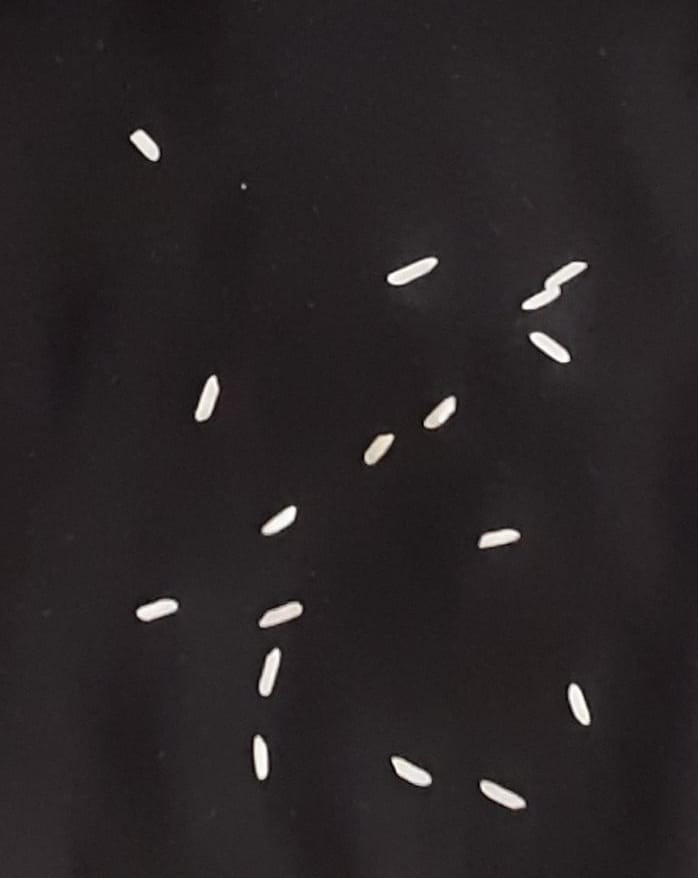
#> input picture ödev3/rice.jpg, 698 x 878 px
$ python 'python odev 3.py'
#> lines starting #> are read from the running program, lines starting #| are printed output that depends on the picture; after the words box and inside, x2 and y2 are one past the last pixel; in counts of white or black regions, pixels touching at a corner belong together
# opencv kütüphanesini içe aktar
import cv2

# görüntü dosyasının yolunu belirle
image_path = "rice.jpg"

# görüntüyü oku ve gri seviyeye dönüştür
image = cv2.imread (image_path)
#> image is the input picture: shape (878, 698, 3); mean B, G, R 38.4, 37.1, 41.9
gray = cv2.cvtColor (image, cv2.COLOR_BGR2GRAY)

# görüntüyü eşikle
thresh = cv2.threshold (gray, 0, 255, cv2.THRESH_BINARY + cv2.THRESH_OTSU) [1]
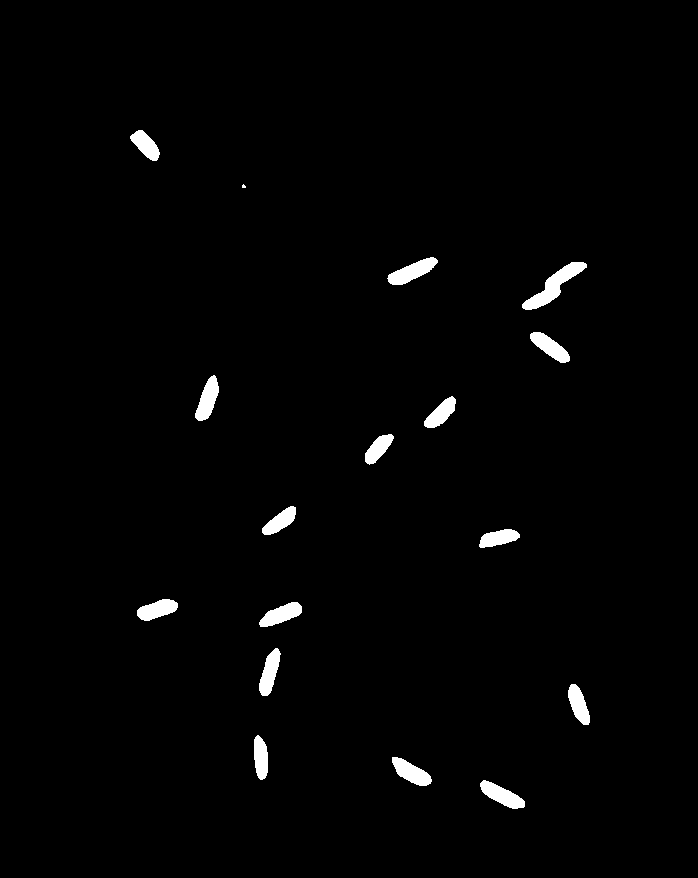
#> thresh: shape (878, 698); 1.6% white; 17 white regions (1 under 20 px), largest, box (x1, y1, x2, y2) and area: (522, 262, 587, 310) 1003, (387, 257, 438, 285) 697, (480, 780, 525, 809) 647

# eşiklenmiş görüntüdeki istenmeyen arka planları kaldırmak için morfolojik işlemler uygula
kernel = cv2.getStructuringElement (cv2.MORPH_ELLIPSE, (3, 3))
opening = cv2.morphologyEx (thresh, cv2.MORPH_OPEN, kernel)
#> opening: shape (878, 698); 1.6% white; 17 white regions (1 under 20 px)

# pirinç tanesi konturlarını bul
contours, hierarchy = cv2.findContours (opening, cv2.RETR_EXTERNAL, cv2.CHAIN_APPROX_SIMPLE)
#> contours = 17 contours, 1 with area under 20; largest, box (x1, y1, x2, y2) and area: (522, 262, 587, 310) 926, (387, 257, 438, 285) 640, (480, 780, 525, 809) 596, (195, 375, 219, 421) 574, (392, 757, 432, 786) 574

# pirinç tanesi sayısını hesapla
rice_count = len (contours)
#> rice_count = 17

# pirinç tanesi sayısını konsola yazdır
print ("Pirinç tanesi sayısı:", rice_count)
#| Pirinç tanesi sayısı: 17

# eşiklenmiş görüntüyü konsola yazdır
print ("Eşiklenmiş görüntü:")
print (thresh)
#> (printed output is left out)

# orijinal görüntü üzerine pirinç tanesi konturlarını çiz
cv2.drawContours (image, contours, -1, (0, 255, 0), 2)
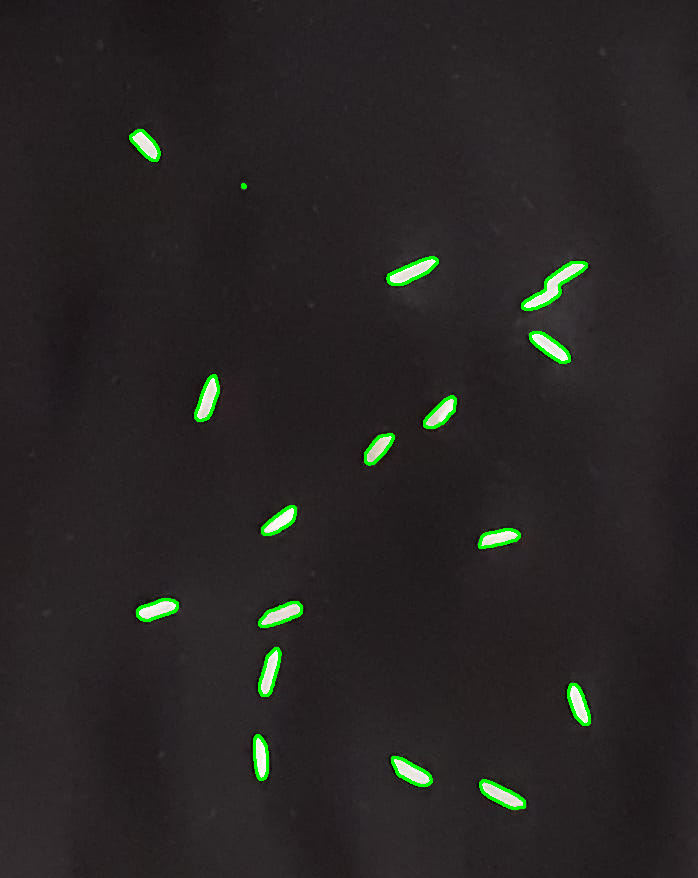
#> image: shape (878, 698, 3); 0.95% of pixels changed, all inside (x1, y1, x2, y2) = (129, 129, 591, 810)

# sonucu göster
cv2.imshow ("Sonuç", image)
cv2.waitKey (0)
cv2.destroyAllWindows ()

$ run again, with ödev3/Ekran görüntüsü 2023-11-26 142129.png saved as ödev3/rice.jpg
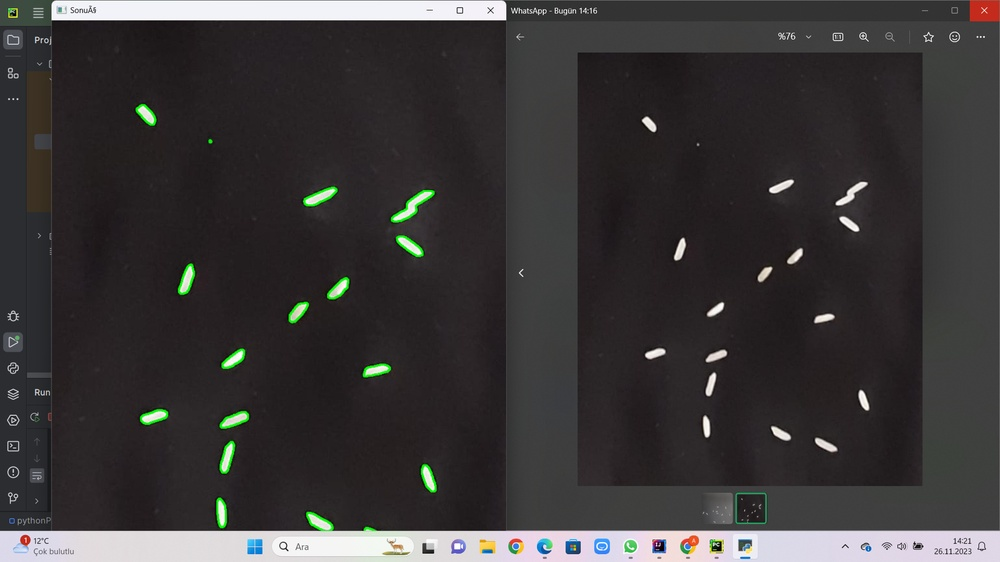
#> input picture ödev3/Ekran görüntüsü 2023-11-26 142129.png, 1000 x 562 px, shrunk from 1920 x 1080 before the run
#> image is the input picture: shape (562, 1000, 3); mean B, G, R 56.3, 56.1, 58.5
#> `thresh = cv2.threshold (gray, 0, 255, cv2.THRESH_BINARY + cv2.THRESH_O..`:
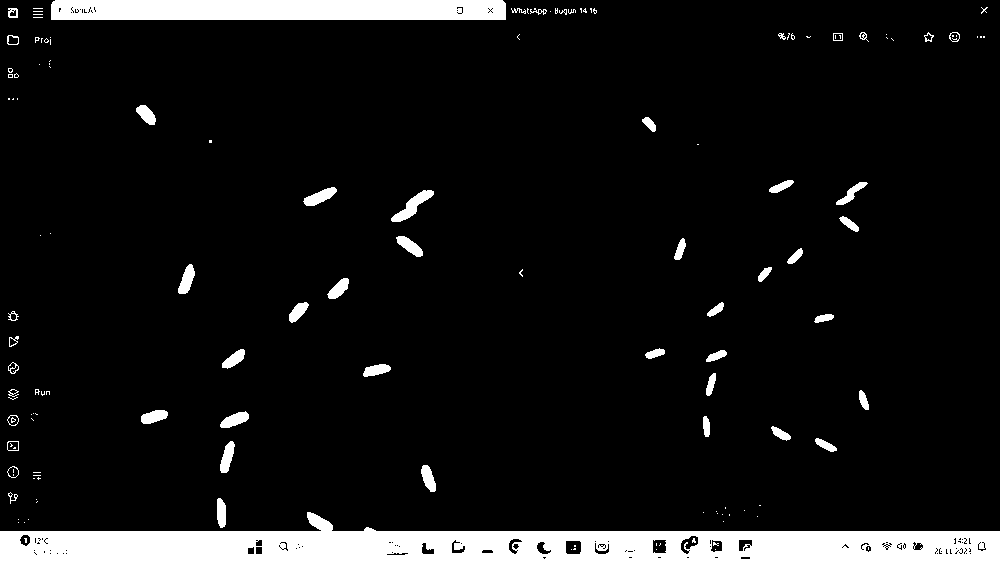
#> thresh: shape (562, 1000); 8.2% white; 141 white regions (90 under 20 px), largest, box (x1, y1, x2, y2) and area: (0, 512, 1000, 562) 29556, (51, 0, 506, 20) 9012, (391, 190, 434, 222) 486
#> opening: shape (562, 1000); 7.9% white; 47 white regions (14 under 20 px)
#> contours = 43 contours, 11 with area under 20; largest, box (x1, y1, x2, y2) and area: (0, 512, 1000, 562) 30269, (51, 0, 506, 20) 8614, (391, 190, 434, 222) 434, (303, 187, 337, 206) 295, (178, 264, 195, 294) 265
#> rice_count = 43
#| Pirinç tanesi sayısı: 43
#> (printed output is left out)
#> `cv2.drawContours (image, contours, -1, (0, 255, 0), 2)`:
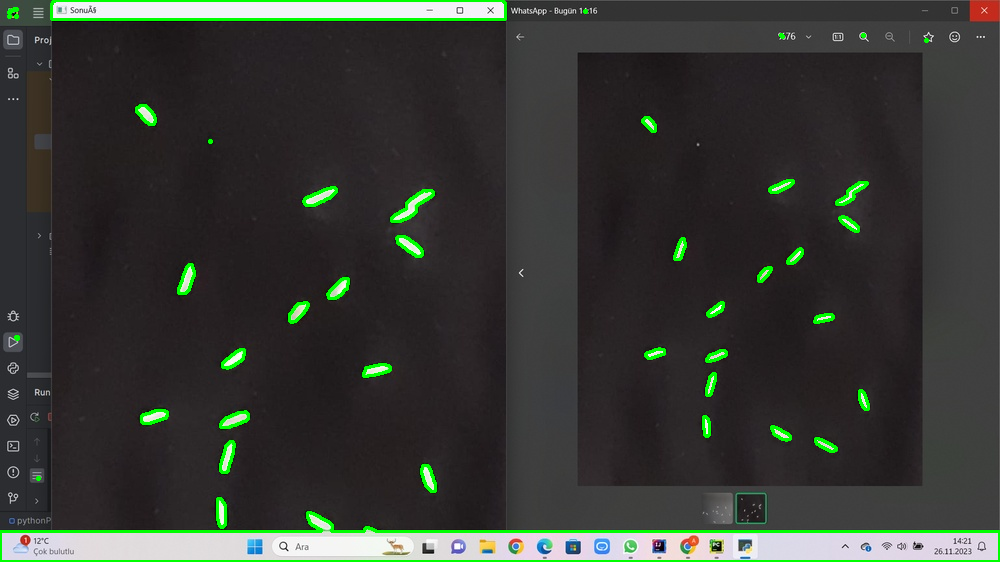
#> image: shape (562, 1000, 3); 2.49% of pixels changed, all inside (x1, y1, x2, y2) = (0, 0, 1000, 562)

$ run again, with ödev3/Ekran görüntüsü 2023-11-26 142236.png saved as ödev3/rice.jpg
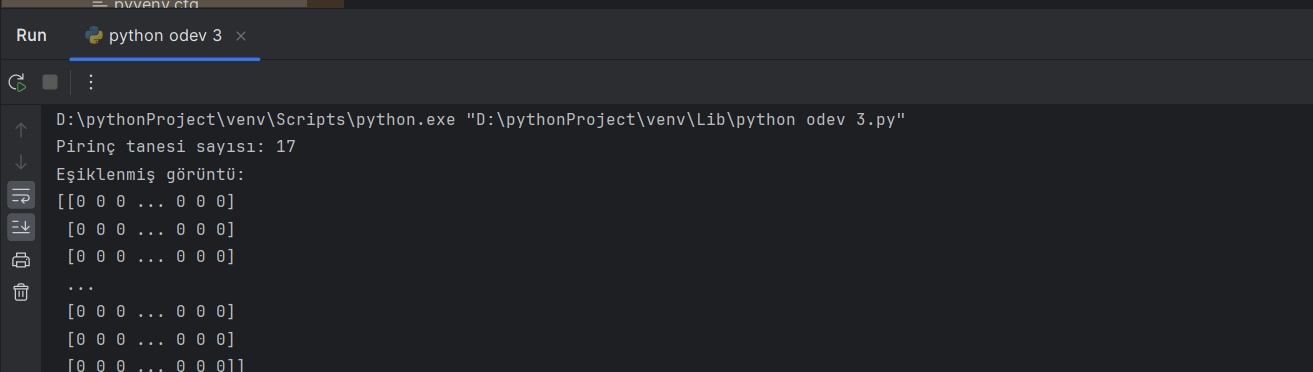
#> input picture ödev3/Ekran görüntüsü 2023-11-26 142236.png, 1313 x 372 px
#> image is the input picture: shape (372, 1313, 3); mean B, G, R 41.6, 37.5, 36.4
#> `thresh = cv2.threshold (gray, 0, 255, cv2.THRESH_BINARY + cv2.THRESH_O..`:
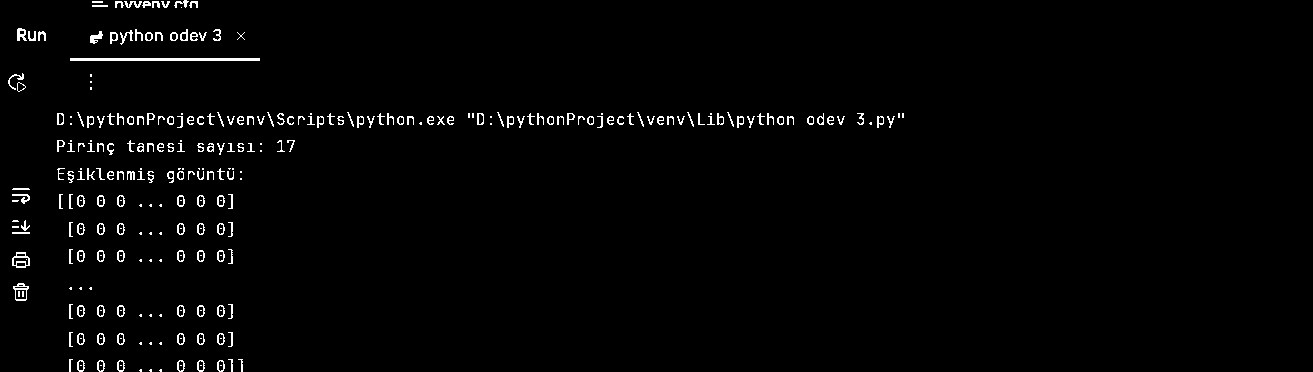
#> thresh: shape (372, 1313); 1.8% white in thin lines or dots, all inside (x1, y1, x2, y2) = (8, 0, 904, 372)
#> opening: shape (372, 1313); 0.4% white in thin lines or dots, all inside (x1, y1, x2, y2) = (13, 0, 893, 372)
#> contours = 187 contours, 184 with area under 20; largest, box (x1, y1, x2, y2) and area: (70, 58, 260, 61) 376, (90, 31, 103, 44) 60, (17, 28, 26, 41) 49
#> rice_count = 187
#| Pirinç tanesi sayısı: 187
#> (printed output is left out)
#> `cv2.drawContours (image, contours, -1, (0, 255, 0), 2)`:
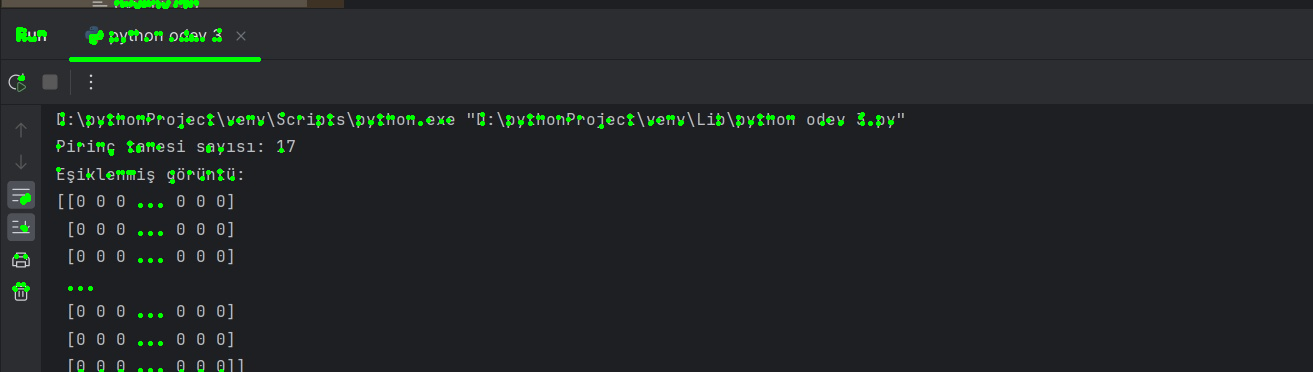
#> image: shape (372, 1313, 3); 1.15% of pixels changed, all inside (x1, y1, x2, y2) = (12, 0, 894, 372)
